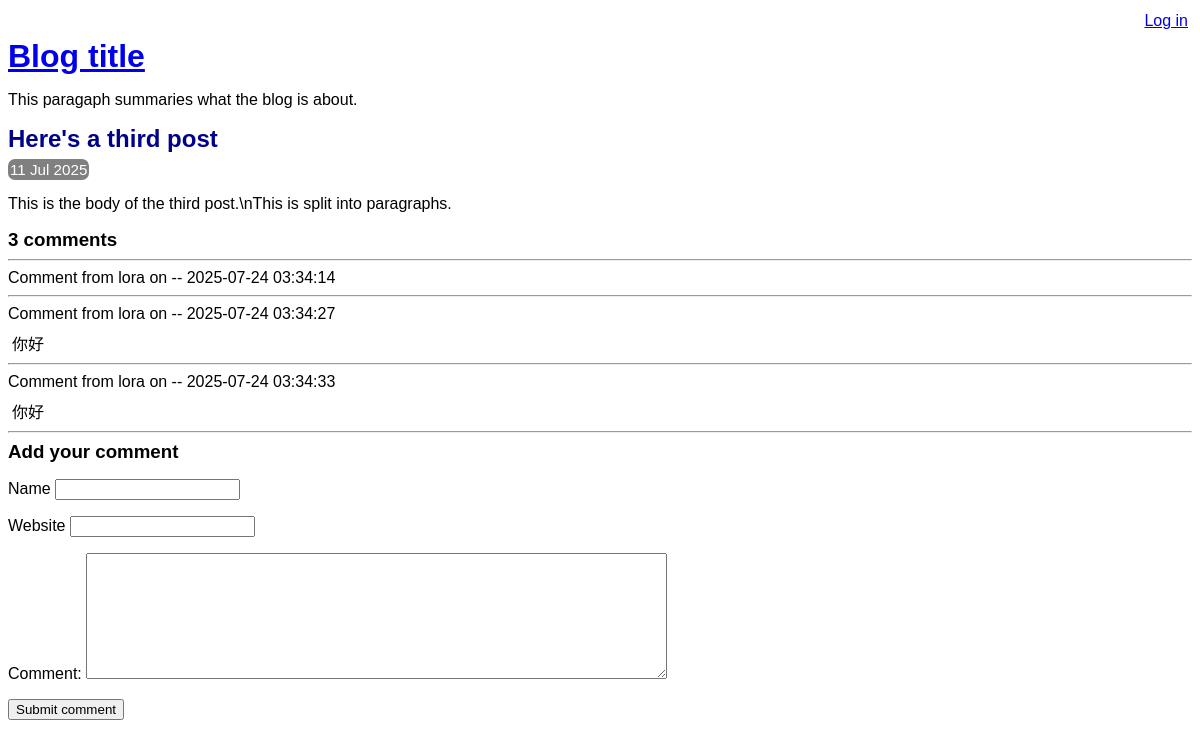
Page /view-post.php?post_id=3 on the committed database.
### tables this page shows
CREATE TABLE post (
    id INTEGER PRIMARY KEY AUTOINCREMENT NOT NULL,
    title VARCHAR NOT NULL,
    body VARCHAR NOT NULL,
    user_id INTEGER NOT NULL,
    created_at VARCHAR NOT NULL,
    updated_at VARCHAR,
    FOREIGN KEY (user_id) REFERENCES user(id)
);

CREATE TABLE comment (
    id INTEGER PRIMARY KEY AUTOINCREMENT NOT NULL,
    post_id INTEGER NOT NULL,
    created_at VARCHAR NOT NULL,
    name VARCHAR NOT NULL,
    website VARCHAR,
    text VARCHAR NOT NULL,
    FOREIGN KEY (post_id) REFERENCES post(id)
);

### lib/view-post.php (called while the page is built, shortened)
<?php
function  getPostRow(PDO $pdo,$postid){
    $stmt =$pdo->prepare(
        '
        SELECT
        title,created_at,body
        FROM post
        WHERE id=:id
        '
    );
    $result =$stmt->execute(array('id'=>$postid),);
    $row = $stmt->fetch(PDO::FETCH_ASSOC);
    return $row;
}
?>

### view-post.php (the view, shortened to what this page needs)
<?php
require_once 'lib/common.php';
require_once 'lib/view-post.php';
if (isset($_GET['post_id'])) {
    $post_id = $_GET['post_id'];
} else {
    $post_id = 0;
}
$pdo=getPDO();
$row=getPostRow($pdo, $post_id);
?>
<!DOCTYPE html>
<html lang="en">
<head>
<?php require 'templates/head.php'?>
</head>
<body>
<?php require "templates/title.php"  ?>
<div class="post">
<h2>
    <?php echo htmlEscape($row['title']) ?>
</h2>
<div class="date">
    <?php echo convertSqlDate($row['created_at'])?>
    </div>
    <p>
        <?php echo convertNewLinesToParagraphs($row['body']) ?>
    </p>
    </div>
    <div class="comment-list">
        <h3><?php echo countCommentsForPost($pdo, $post_id) ?> comments</h3>
        <?php foreach (getCommentsForPost($pdo, $post_id) as $comment):    ?>
         <hr/>
         <div class="comment">
            <div class="comment-meta">
                Comment from
                <?php echo htmlEscape($comment['name']) ?>
                on --
                <?php echo convertSqlDate($comment['created_at'])?>
            </div>
        <div class="comment-body">
          <?php echo htmlEscape($comment['text']) ?>
        </div>
       <?php endforeach; ?>
    </div>
       <?php require 'templates/comment-form.php';?>
</body>
</html>

### lib/common.php (shortened to what this page needs)
<?php
function getROOtPath(){
    return realpath(__DIR__.'/..');
}
function getDatabasePath(){
    return getROOtPath().'/data/data.sqlite';
}
function getDsn(){
    return 'sqlite:' .getDatabasePath();
}
function getPDO(){
$pdo =new PDO(getDsn());
return $pdo;
}
function htmlEscape($html)
{
    return htmlspecialchars($html, ENT_HTML5, 'UTF-8');
}
function convertSqlDate($sqlDate)
{
    $date = DateTime::createFromFormat('!Y-m-d', $sqlDate);
    if ($date === false) {
        return $sqlDate;
    }
    return $date->format('d M Y');
}
function countCommentsForPost(PDO $pdo,$postId){
$sql="
SELECT
COUNT(*) c
FROM  comment
WHERE post_id=:post_id
";
$stmt=$pdo->prepare($sql);
$stmt->execute(array('post_id'=>$postId));
return (int) $stmt->fetchColumn();
}
function getCommentsForPost(PDO $pdo,$postId){
    $pdo = getPDO();
    $sql = "
    SELECT
    id, name, text, created_at, website
    FROM comment
    WHERE post_id = :post_id
    ";
    $stmt = $pdo->prepare($sql);
    $result = $stmt->execute(array('post_id' => $postId,));
    return $stmt->fetchAll(PDO::FETCH_ASSOC);
}
function convertNewLinesToParagraphs($text){
    $escaped=htmlEscape($text);
    return '<p>'.str_replace("\n","<p></p>",$escaped).'</p>';
}
?>

### assets/main.css (style rules this page uses)
h1,h2,h3 { margin-top: 0; margin-bottom: 8px; }
body { font-family: sans-serif; }
.post-synopsis h2, .post h2 { color: darkblue; }
.post .date, .post-synopsis .meta { color:white; background-color: grey; border-radius: 7px; padding:2px; display:inline; font-size:0.95em; }
.comment-body { margin:8px 4px; }
.comment-list { border-bottom:1px dottted silver; margin-bottom: 12px; }

### rows in the picture
post: title "Here's a third post", created_at "11 Jul 2025", body "This is the body of the third post.\\nThis is split into paragraphs."
comment: name "lora", created_at "2025-07-24 03:34:14"
comment: name "lora", created_at "2025-07-24 03:34:27", text "你好"
comment: name "lora", created_at "2025-07-24 03:34:33", text "你好"

### other values in the picture
htmlEscape('This paragaph summaries what the blog is about.') "This paragaph summaries what the blog is about."
countCommentsForPost($pdo, $post_id) "3"
